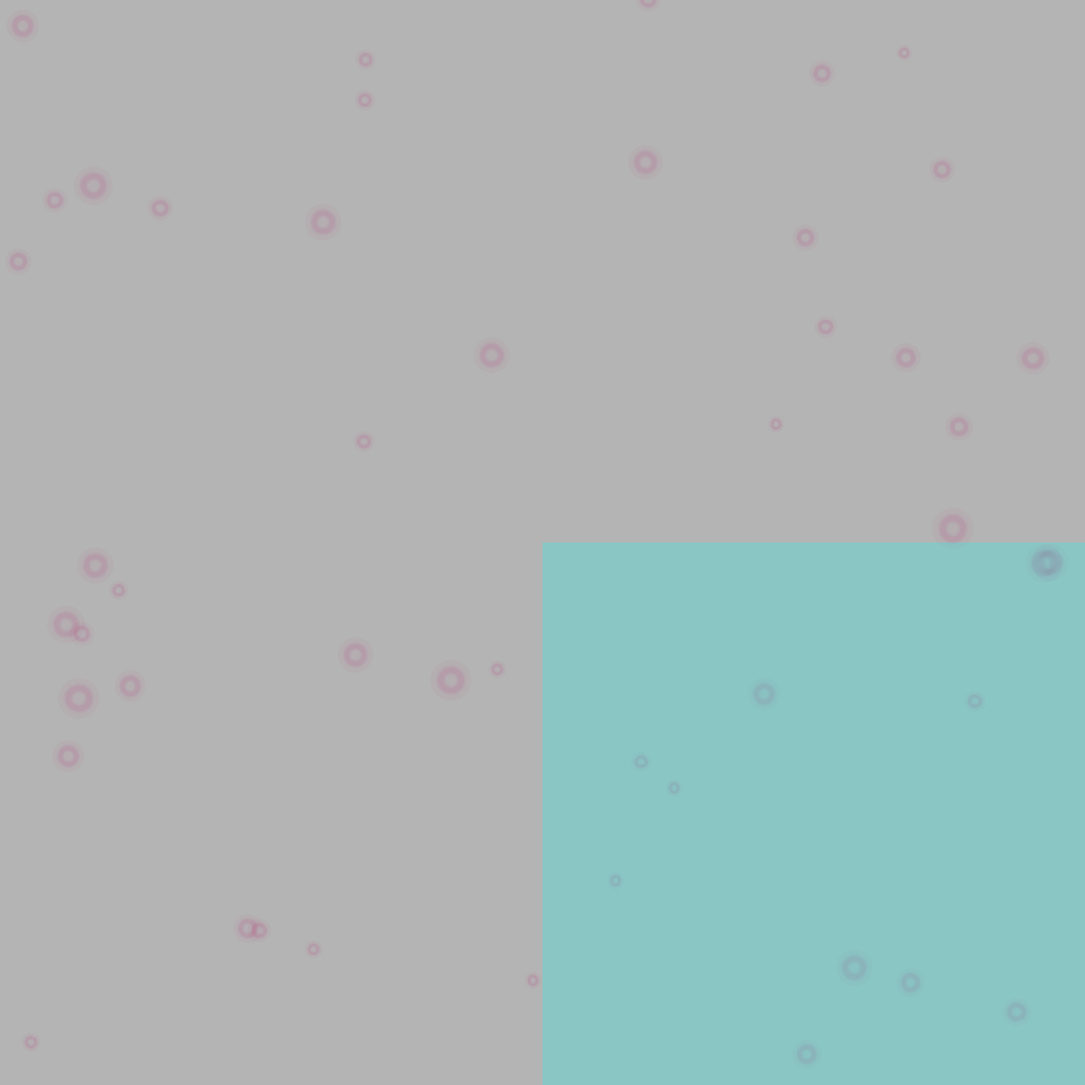
Frame 1 (no input)
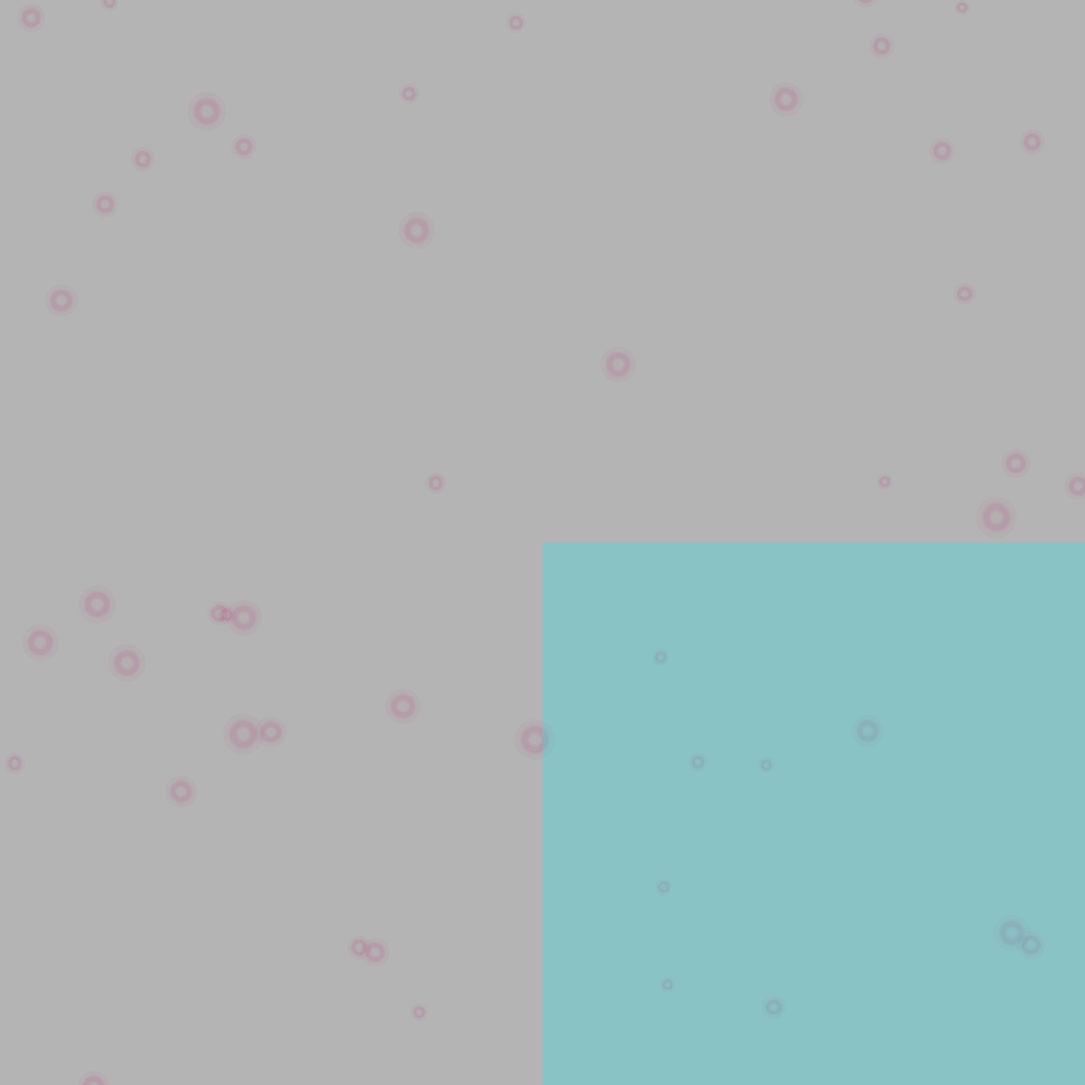
Frame 60 (the mouse pressed at the canvas centre just before this capture)
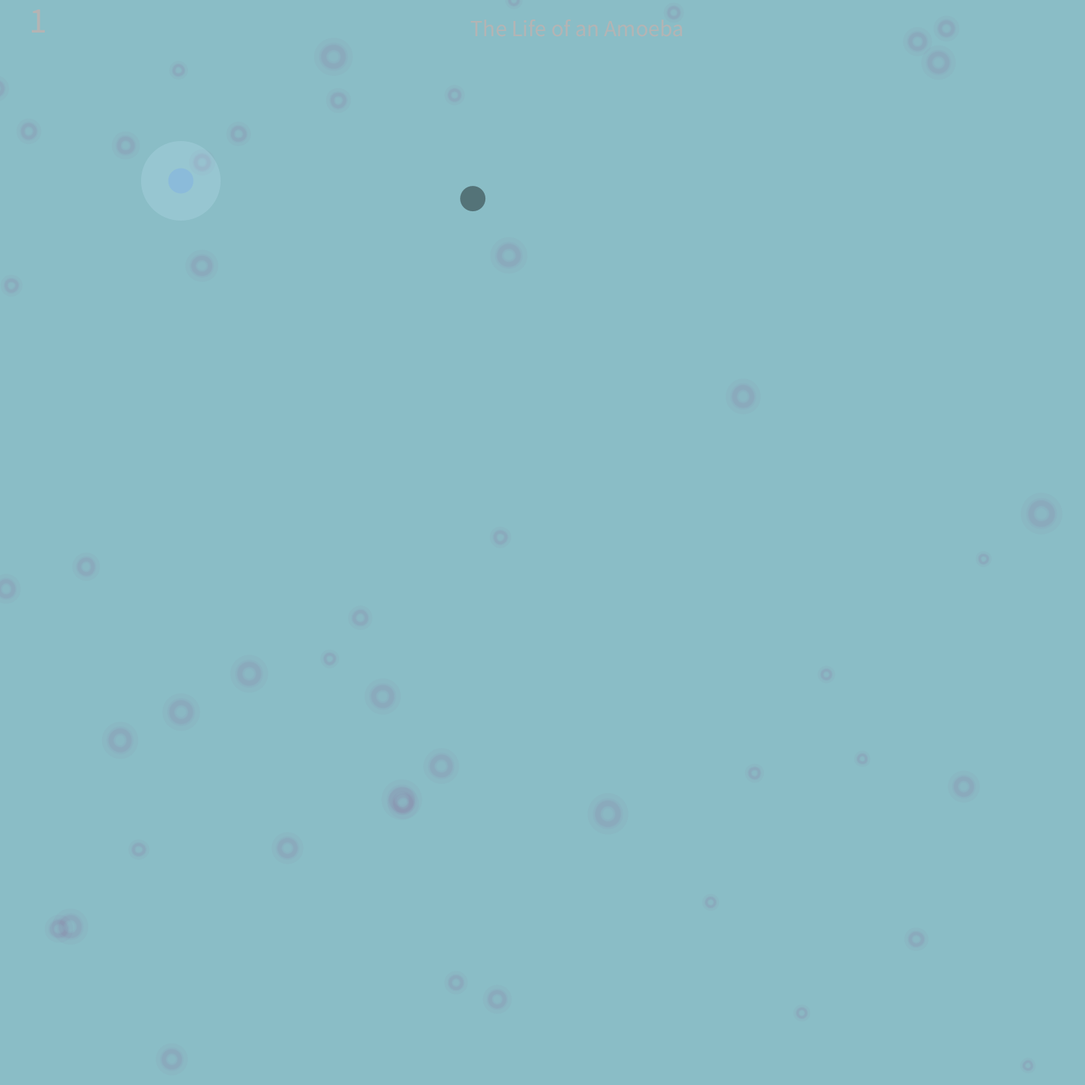
Frame 120 (the mouse held since frame 60 and released just before this capture)

The Processing sketch that drew these frames (run headless with seeded random() and noise(); from frame 60 on, the mouse is pressed at the canvas centre):

// Processing sketch: AmoebaSimFinal
// ── AmoebaSimFinal.pde
// snake variables 
int amoebasize=1; //size of the snake 
int MAXLENGTH=1011; 
int headx[]=new int[MAXLENGTH]; //xlocation 
int heady[]=new int[MAXLENGTH]; //ylocation 
int i;
float x;
float y;
boolean gameStart = false;
float easing = 0.004;
int num_bubbles;
Bubble[] bubbles;

//FOOD VARIABLES 
float yumx=random(20, 1000); 
float yumy=random(20, 1000); 

//SPEED 
//int speed;         
int xspeed, yspeed; 
color filter_hue;
void setup () { 
   //fullScreen();
  size (1500, 1500); 
  noTint();
  filter_hue = 178;
  num_bubbles = (int)random(20, 50);
  bubbles = new Bubble[num_bubbles];
  for (int i=0; i<num_bubbles; i++ ) {
    bubbles[i] = new Bubble();
  }
  headx[0] = 250; 
  heady[0] = 250; 
  // SNAKE HEAD BEGINS UNMOVING. 
  //speed=1;           
  xspeed=0;     
  yspeed=0; 
  colorMode(HSB, 360, 100, 100);
  noStroke();
  smooth(8);
} 

void draw () { 
  noTint();
  background(255);
  for (int i=0; i<num_bubbles; i++ ) {
    bubbles[i].move_bubble();
    bubbles[i].draw_bubble();
  }
  fill(filter_hue, 100, 100, 60);
  noStroke();
  rect(width/2, height/2, width, height);
  if ( frameCount%10 == 0 ) {
    filter_hue = ++filter_hue%360;
  }
  if (gameStart) {
    fill(255);
    textSize(50);
    text(amoebasize, 40, 45);
    fill(255);
  textSize(32);
  text("The Life of an Amoeba", width/2-100, 50);
    fill(255, 0, 0, 100);
    
    ellipseMode(CENTER); 
    ellipse(yumx, yumy, 35, 35); 

    for (int i =0; i < amoebasize; i++) { 
      //tail 

      fill(200, 20, 200, 50); 
      rectMode(CENTER); 
      ellipse(headx[1], heady[1], 100+(amoebasize*10), 100+(amoebasize*10));
      fill (#5C8EFF,50);
      ellipse(headx[1], heady[1], 30+(amoebasize*5), 30+(amoebasize*5));

    } 
    headx[0]=headx[0]+xspeed; 
    heady[0]=heady[0]+yspeed; 

    for (int i = amoebasize; i > 0; i--) { 
      headx[i] = headx[i-1]; 
      heady[i] = heady[i-1];
    } 
    // FOOD 
    if (amoebasize<headx.length) 
    { 
      if (headx[0]>=yumx-20 && headx[0]<=yumx+20 && heady[0]>=yumy-20 && heady[0]<yumy+20) 
      { 
        yumx=(random(20, 1500)); 
        yumy=(random(20, 1500)); 

        amoebasize++; 

        if (i!=1) 
        { 
          headx[amoebasize -1] = headx[amoebasize - 2] - 0; 
          heady[amoebasize -1] = heady[amoebasize - 2] - 20;
        }
      }
    } 
    if (amoebasize >=5) {
      float targetX = headx[1];
      float dx = targetX - x;
      x += dx * easing;

      float targetY = heady[1];
      float dy = targetY - y;
      y += dy * easing;
      fill(#E84455,100);
      ellipse(x, y, 100 + (amoebasize*5), 100 + (amoebasize*5));
      fill(#ADAAA6,150);
      ellipse(x, y, 400 + (amoebasize*5), 400 + (amoebasize*5));
      if (dist(x, y, headx[1], heady[1]) <= 250+(amoebasize*5)) {
        gameStart = false;
        textSize(200);
        text("Game_Over", width/2,height/2);
        text("The Life of an Amoeba", width/2, height/2+100);
        amoebasize = 1;
        headx[0] = 250; 
        heady[0] = 250;
      }
    }
  }

}
void mousePressed(){
  gameStart = !gameStart;
}


void keyPressed() 
{ 
  // ARROW KEYS OR LETTER KEYS PRESSED. 
  // RIGHT & LEFT HAND CONTROLS. 

  if (keyCode==UP || key == 'w') 
  { 
    xspeed=0; 
    yspeed=-7;
  } else if (keyCode==DOWN || key =='s') 
  { 
    xspeed=0; 
    yspeed=7;
  } else if (keyCode==LEFT || key=='a') 
  { 
    xspeed=-7; 
    yspeed=0;
  } else if (keyCode==RIGHT || key =='d') 
  { 
    xspeed=7; 
    yspeed=0;
  }
} 

//class
class Bubble {

  float x, y, size, speed, direction, wander;
  color bubble_col = color(184, 8, 95, 9);

  Bubble() {
    x = random(width);
    y = random(height);
    size = random( 10, 30 );
    speed = random(1, 4 );
    direction = random( -PI/4, PI/4 );
    wander = 0.003; // random( 0.001, 0.008 );
  }

  void move_bubble() {
    x = x + speed*cos(direction);
    y = y + speed*sin(direction);
    direction += wander;
    if ( x < -size/2 ) x = width + size/2 ; 
    if ( x > width + size/2 ) x = -size/2 ;
    if ( y < -size/2 ) y = height + size/2 ; 
    if ( y > height + size/2 ) y = -size/2;
  }

  void draw_bubble() {
    noFill();
    stroke(bubble_col);
    for ( int i=0; i<4; i++ ) {
      strokeWeight(size/(i+1));
      ellipse(x, y, size, size);
    }
  }
}
